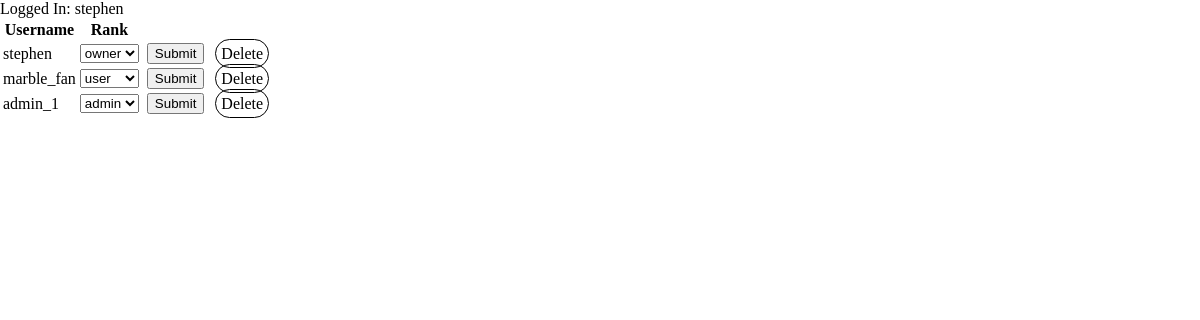
Before: /owner.php (signed in) with the older database file.
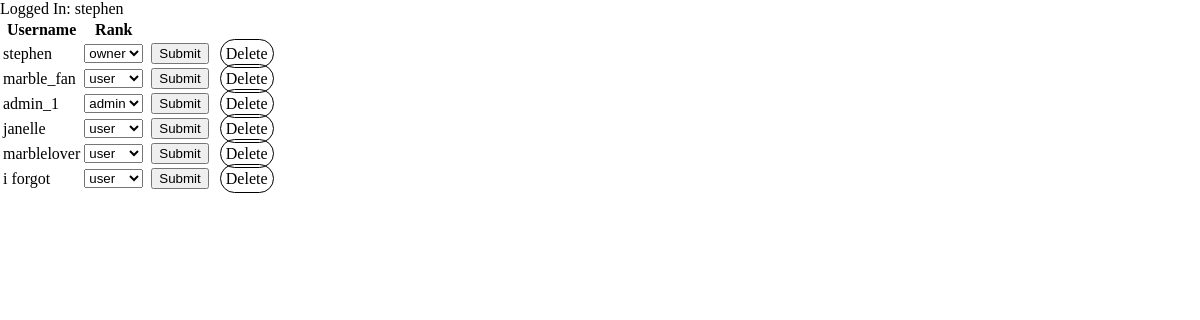
After: the same page with the newer database file.
### tables this page shows
CREATE TABLE `users` (
  `user_id` smallint UNSIGNED NOT NULL COMMENT 'Primary Key for user table',
  `username` varchar(64) NOT NULL,
  `password` varchar(260) NOT NULL,
  `rank` varchar(5) NOT NULL DEFAULT 'user'
);

### owner.php (the view, shortened to what this page needs)
<!DOCTYPE html>
<html lang="en">
    <head>
		<link rel="stylesheet" href="style.css">
    </head>
    <body>
    	<?php
			if((!isset($_SESSION['logged_in'])) or $_SESSION['logged_in'] != 1){
				echo "Not logged in";
			}
			else {
				echo "Logged In: ".$_SESSION['username'];
			}
			$users_query = "SELECT * FROM users";
			$users_result = mysqli_query($conn, $users_query);
			$rank_query = "SELECT DISTINCT `rank` FROM `users`";
			$edit_rank_result = mysqli_query($conn, $rank_query);
		?>
		<div>
			<table>
				<tr>
					<th>Username</th>
					<th>Rank</th>
				</tr>
				<?php
				while($users_record = mysqli_fetch_assoc($users_result)){
					echo "<tr><form action = update_user.php method = post>";
					echo "<td>{$users_record['username']}</td>";
					echo "<td><select  name='rank'>";
					mysqli_data_seek($edit_rank_result, 0);
					while($edit_rank_record = mysqli_fetch_assoc($edit_rank_result)){
						$default_rank = $users_record['rank'];
						$rank_id = $edit_rank_record['rank'];
						$display_rank = $edit_rank_record['rank'];
						$isSelected = ($rank_id == $default_rank) ? 'selected' : '';
						echo "<option value = '$rank_id' $isSelected>$display_rank</option>";
						}
					echo "</select> </td>";
					echo "<td><input type=hidden name=user_id value='".$users_record['user_id']."'></td>";
					echo "<td><input type=submit></td>";
					echo "<td><a href=delete_user.php?user_id=" .$users_record['user_id']. ">Delete</a></td>";
					echo "</form></tr>";
				}
				?>
			</table>
		</div>
	</body>

### style.css (style rules this page uses)
body { margin: 0px; }
a { color: #000000; text-decoration: none; border: 1px solid rgb(000,000,000); border-radius: 15px; margin-left: 7px; margin-right: 7px; padding: 5px; }
form { margin-bottom: 0px; }

Changed rows visible on the page:
added users: username "janelle"
added users: username "marblelover"
added users: username "i forgot"
